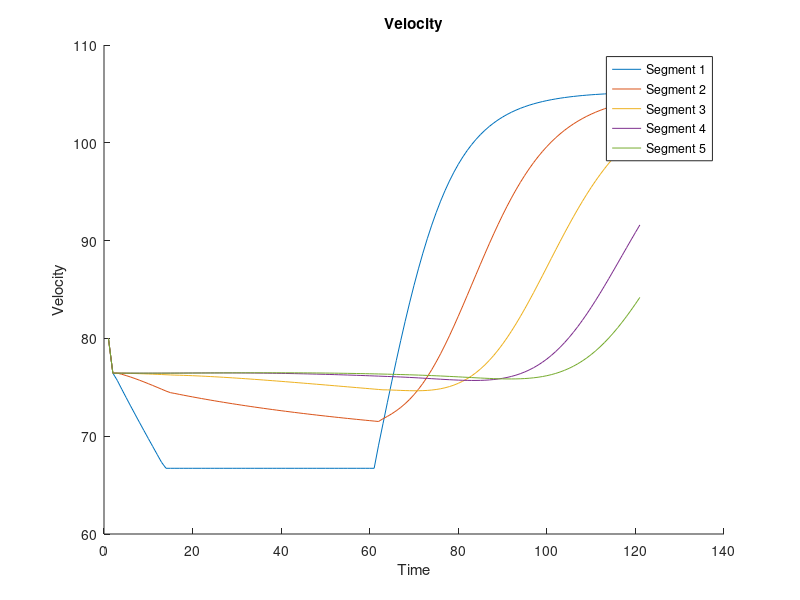
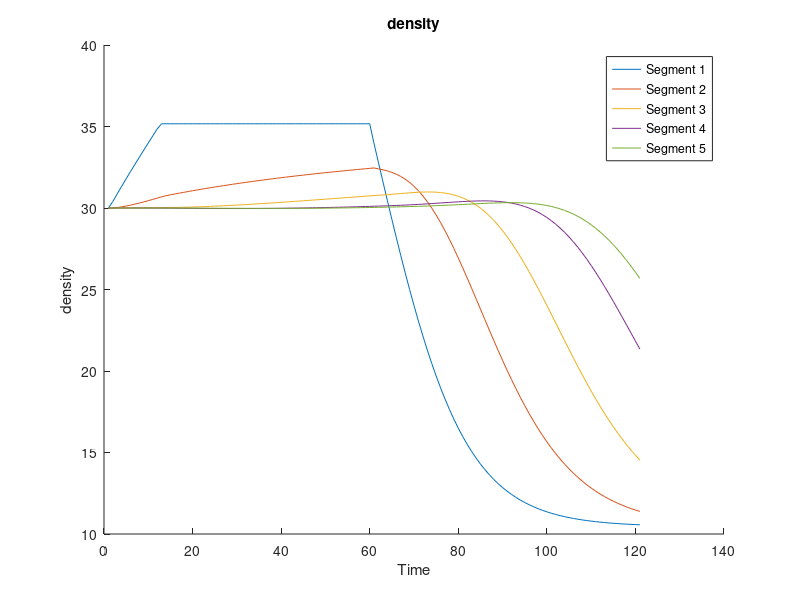

Recreate these plots in MATLAB, in order.
% Student dependent variables
Da = [4 6 5];
Db = [1 8 8];
E1 = Da(1) + Db(1);
E2 = Da(2) + Db(2);
E3 = Da(3) + Db(3);

% Constants
global TAU MU Cr RHOm ALPHA K A Vf RHOc T L LAMBDA RHOc;
TAU = 10;
MU = 80;
Cr = 2000;
RHOm = 120;
ALPHA = 0.1;
K = 10;
A = 2;
Vf = 110;
RHOc = 33.5 + E1/3;
T = 10;
L = 10000;
LAMBDA = 3;

% functions
function [qi rhonext] = nextrho(rhoi, qprev, qr, vi)
    global LAMBDA T L RHOc;
    qi = LAMBDA*rhoi*vi;
    rhonext = min([rhoi + (T/(LAMBDA*L))*(qprev - qi + qr) RHOc]);
end


function vnext = nextv(vi, vprev, rhonext, rhoi, VSL)
    global ALPHA Vf A RHOc T TAU L MU K;
    Vi = min([(1+ALPHA)*VSL; Vf*exp((-1/A)*(rhoi/RHOc)^A)]);
    posterm = vi + (T/TAU)*(Vi - vi) + (T/L)*vi*(vprev - vi);
    negterm = ((MU * T * (rhonext - rhoi))/(TAU * L * (rhoi + K)));
    vnext = posterm - negterm;
end

% Simulation
rho = zeros(5, 120);
v = zeros(5, 120);
rho(:,1) = 30 * ones(5,1);
v(:,1) = 80 * ones(5,1);

for k=1:120
    if k < 60
        q0 = 7000 + 100*E2;
    else
        q0 = 2000 + 100*E3;
    end
    
    [qi, rho(1,k+1)] = nextrho(rho(1,k), q0, 0, v(1, k));
    v(1, k+1) = nextv(v(1, k), v(1,k), rho(1+1, k), rho(1, k), 120);

    for i=2:4;
        [qi, rho(i,k+1)] = nextrho(rho(i,k), qi, 0, v(i, k));
        v(i, k+1) = nextv(v(i, k), v(i-1,k), rho(i+1, k), rho(i, k), 120);
    end

    [qi, rho(5,k+1)] = nextrho(rho(5,k), qi, 0, v(i, k));
    v(5, k+1) = nextv(v(5, k), v(5-1,k), rho(5, k), rho(5,k), 120);
end

%plotting
figure()
title('Velocity')
xlabel('Time')
ylabel('Velocity')
hold on
for i=1:5
    plot(v(i,:))
end
legend('Segment 1', 'Segment 2', 'Segment 3', 'Segment 4', 'Segment 5')


figure()
title('density')
xlabel('Time')
ylabel('density')
hold on
for i=1:5
    plot(rho(i,:))
end
legend('Segment 1', 'Segment 2', 'Segment 3', 'Segment 4', 'Segment 5')